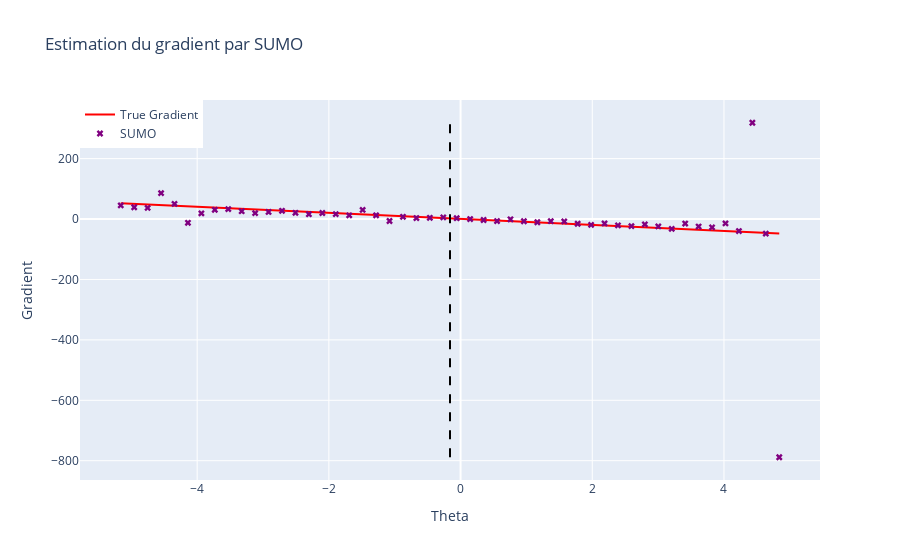

Notebook source saved alongside this figure:
### Code cell
Code.plot_gradient(0.6, x, noised_A, noised_b, theta_true, 15, 'SUMO')
